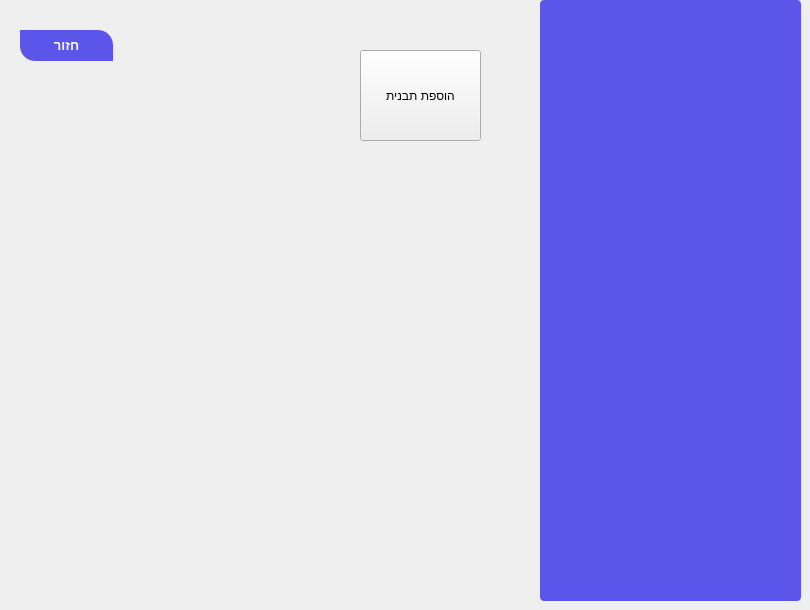
    <widget class="QWidget" name="page_6">
     <widget class="QListView" name="listView_10">
      <property name="geometry">
       <rect>
        <x>540</x>
        <y>0</y>
        <width>261</width>
        <height>601</height>
       </rect>
      </property>
      <property name="styleSheet">
       <string notr="true">background-color: #5c55e9;
	color: #fff;
	font-size: 14px;
	font-weight: bold;
	show-decoration-selected: 0;
	border-radius: 4px;
	padding-left: -15px;
	padding-right: -15px;
	padding-top: 5px;</string>
      </property>
     </widget>
     <widget class="QLabel" name="label_17">
      <property name="geometry">
       <rect>
        <x>-10</x>
        <y>0</y>
        <width>541</width>
        <height>601</height>
       </rect>
      </property>
      <property name="styleSheet">
       <string notr="true"> image: url(&quot;:/images/Lec4.jpg&quot;);</string>
      </property>
      <property name="text">
       <string/>
      </property>
     </widget>
     <widget class="QPushButton" name="pushButton_35">
      <property name="geometry">
       <rect>
        <x>20</x>
        <y>30</y>
        <width>93</width>
        <height>31</height>
       </rect>
      </property>
      <property name="styleSheet">
       <string notr="true">QPushButton
{
	background-color: #5c55e9;
	color: #fff;
	font-size: 13px;
	font-weight: bold;
	border-top-right-radius: 15px;
	border-top-left-radius: 0px;
	border-bottom-right-radius: 0px;
	border-bottom-left-radius: 15px;
	padding: 10px;

}


QPushButton::disabled
{
	background-color: #5c5c5c;

}


QPushButton::hover
{
	background-color: #5564f2;

}


QPushButton::pressed
{
	background-color: #3d4ef2;

}
</string>
      </property>
      <property name="text">
       <string>חזור</string>
      </property>
     </widget>
     <widget class="QPushButton" name="pushButton_6">
      <property name="geometry">
       <rect>
        <x>360</x>
        <y>50</y>
        <width>121</width>
        <height>91</height>
       </rect>
      </property>
      <property name="text">
       <string>הוספת תבנית</string>
      </property>
     </widget>
    </widget>
